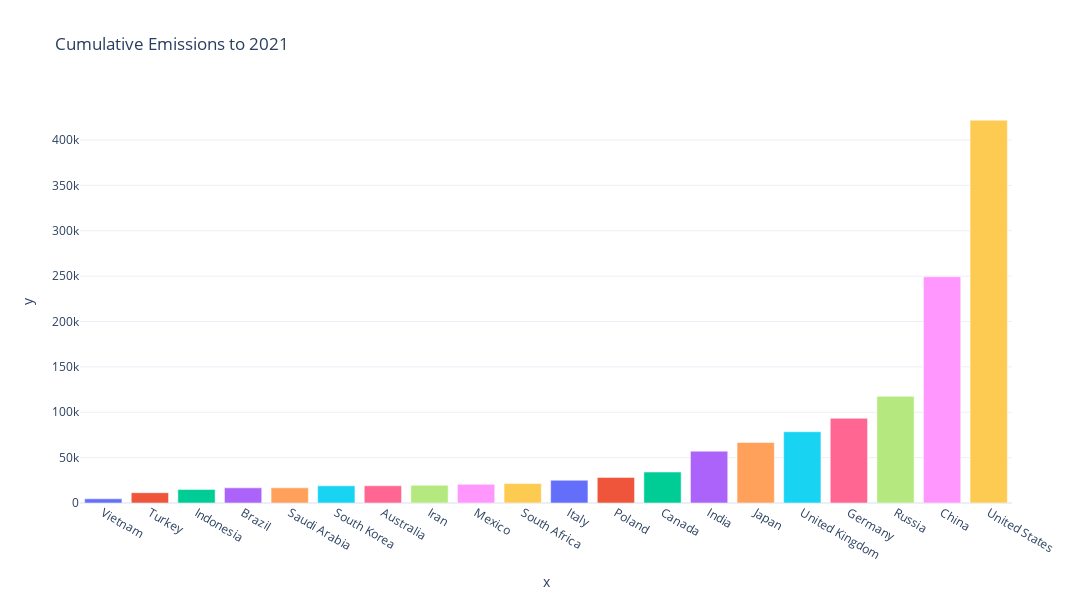

The code cell stored with this chart in its notebook:
### Markdown cell above
## Cumulative Emissions 2021

### Code cell
df0_Top20_2021 = df0_Top20[df0_Top20['year'] == 2021].sort_values('cumulative_co2')
fig = px.bar(x=df0_Top20_2021['country'],y=df0_Top20_2021['cumulative_co2'], 
    color = df0_Top20_2021['country'], title = "Cumulative Emissions to 2021",
    template='plotly_white', height=600, width=1200)
fig.update_layout(showlegend=False)
fig

### Figure 1 — Plotly figure (JSON) as saved in the notebook; plotly's stock layout.template omitted (floating-point values rounded to 4 significant figures)
{"data": [{"alignmentgroup": "True", "hovertemplate": "color=Vietnam<br>x=%{x}<br>y=%{y}<extra></extra>", "legendgroup": "Vietnam", "marker": {"color": "#636efa", "pattern": {"shape": ""}}, "name": "Vietnam", "offsetgroup": "Vietnam", "orientation": "v", "showlegend": true, "textposition": "auto", "type": "bar", "x": ["Vietnam"], "xaxis": "x", "y": [4624.0], "yaxis": "y"}, {"alignmentgroup": "True", "hovertemplate": "color=Turkey<br>x=%{x}<br>y=%{y}<extra></extra>", "legendgroup": "Turkey", "marker": {"color": "#EF553B", "pattern": {"shape": ""}}, "name": "Turkey", "offsetgroup": "Turkey", "orientation": "v", "showlegend": true, "textposition": "auto", "type": "bar", "x": ["Turkey"], "xaxis": "x", "y": [11340.0], "yaxis": "y"}, {"alignmentgroup": "True", "hovertemplate": "color=Indonesia<br>x=%{x}<br>y=%{y}<extra></extra>", "legendgroup": "Indonesia", "marker": {"color": "#00cc96", "pattern": {"shape": ""}}, "name": "Indonesia", "offsetgroup": "Indonesia", "orientation": "v", "showlegend": true, "textposition": "auto", "type": "bar", "x": ["Indonesia"], "xaxis": "x", "y": [14930.0], "yaxis": "y"}, {"alignmentgroup": "True", "hovertemplate": "color=Brazil<br>x=%{x}<br>y=%{y}<extra></extra>", "legendgroup": "Brazil", "marker": {"color": "#ab63fa", "pattern": {"shape": ""}}, "name": "Brazil", "offsetgroup": "Brazil", "orientation": "v", "showlegend": true, "textposition": "auto", "type": "bar", "x": ["Brazil"], "xaxis": "x", "y": [16670.0], "yaxis": "y"}, {"alignmentgroup": "True", "hovertemplate": "color=Saudi Arabia<br>x=%{x}<br>y=%{y}<extra></extra>", "legendgroup": "Saudi Arabia", "marker": {"color": "#FFA15A", "pattern": {"shape": ""}}, "name": "Saudi Arabia", "offsetgroup": "Saudi Arabia", "orientation": "v", "showlegend": true, "textposition": "auto", "type": "bar", "x": ["Saudi Arabia"], "xaxis": "x", "y": [16710.0], "yaxis": "y"}, {"alignmentgroup": "True", "hovertemplate": "color=South Korea<br>x=%{x}<br>y=%{y}<extra></extra>", "legendgroup": "South Korea", "marker": {"color": "#19d3f3", "pattern": {"shape": ""}}, "name": "South Korea", "offsetgroup": "South Korea", "orientation": "v", "showlegend": true, "textposition": "auto", "type": "bar", "x": ["South Korea"], "xaxis": "x", "y": [18930.0], "yaxis": "y"}, {"alignmentgroup": "True", "hovertemplate": "color=Australia<br>x=%{x}<br>y=%{y}<extra></extra>", "legendgroup": "Australia", "marker": {"color": "#FF6692", "pattern": {"shape": ""}}, "name": "Australia", "offsetgroup": "Australia", "orientation": "v", "showlegend": true, "textposition": "auto", "type": "bar", "x": ["Australia"], "xaxis": "x", "y": [18970.0], "yaxis": "y"}, {"alignmentgroup": "True", "hovertemplate": "color=Iran<br>x=%{x}<br>y=%{y}<extra></extra>", "legendgroup": "Iran", "marker": {"color": "#B6E880", "pattern": {"shape": ""}}, "name": "Iran", "offsetgroup": "Iran", "orientation": "v", "showlegend": true, "textposition": "auto", "type": "bar", "x": ["Iran"], "xaxis": "x", "y": [19550.0], "yaxis": "y"}, {"alignmentgroup": "True", "hovertemplate": "color=Mexico<br>x=%{x}<br>y=%{y}<extra></extra>", "legendgroup": "Mexico", "marker": {"color": "#FF97FF", "pattern": {"shape": ""}}, "name": "Mexico", "offsetgroup": "Mexico", "orientation": "v", "showlegend": true, "textposition": "auto", "type": "bar", "x": ["Mexico"], "xaxis": "x", "y": [20590.0], "yaxis": "y"}, {"alignmentgroup": "True", "hovertemplate": "color=South Africa<br>x=%{x}<br>y=%{y}<extra></extra>", "legendgroup": "South Africa", "marker": {"color": "#FECB52", "pattern": {"shape": ""}}, "name": "South Africa", "offsetgroup": "South Africa", "orientation": "v", "showlegend": true, "textposition": "auto", "type": "bar", "x": ["South Africa"], "xaxis": "x", "y": [21470.0], "yaxis": "y"}, {"alignmentgroup": "True", "hovertemplate": "color=Italy<br>x=%{x}<br>y=%{y}<extra></extra>", "legendgroup": "Italy", "marker": {"color": "#636efa", "pattern": {"shape": ""}}, "name": "Italy", "offsetgroup": "Italy", "orientation": "v", "showlegend": true, "textposition": "auto", "type": "bar", "x": ["Italy"], "xaxis": "x", "y": [25070.0], "yaxis": "y"}, {"alignmentgroup": "True", "hovertemplate": "color=Poland<br>x=%{x}<br>y=%{y}<extra></extra>", "legendgroup": "Poland", "marker": {"color": "#EF553B", "pattern": {"shape": ""}}, "name": "Poland", "offsetgroup": "Poland", "orientation": "v", "showlegend": true, "textposition": "auto", "type": "bar", "x": ["Poland"], "xaxis": "x", "y": [28200.0], "yaxis": "y"}, {"alignmentgroup": "True", "hovertemplate": "color=Canada<br>x=%{x}<br>y=%{y}<extra></extra>", "legendgroup": "Canada", "marker": {"color": "#00cc96", "pattern": {"shape": ""}}, "name": "Canada", "offsetgroup": "Canada", "orientation": "v", "showlegend": true, "textposition": "auto", "type": "bar", "x": ["Canada"], "xaxis": "x", "y": [34120.0], "yaxis": "y"}, {"alignmentgroup": "True", "hovertemplate": "color=India<br>x=%{x}<br>y=%{y}<extra></extra>", "legendgroup": "India", "marker": {"color": "#ab63fa", "pattern": {"shape": ""}}, "name": "India", "offsetgroup": "India", "orientation": "v", "showlegend": true, "textposition": "auto", "type": "bar", "x": ["India"], "xaxis": "x", "y": [57110.0], "yaxis": "y"}, {"alignmentgroup": "True", "hovertemplate": "color=Japan<br>x=%{x}<br>y=%{y}<extra></extra>", "legendgroup": "Japan", "marker": {"color": "#FFA15A", "pattern": {"shape": ""}}, "name": "Japan", "offsetgroup": "Japan", "orientation": "v", "showlegend": true, "textposition": "auto", "type": "bar", "x": ["Japan"], "xaxis": "x", "y": [66710.0], "yaxis": "y"}, {"alignmentgroup": "True", "hovertemplate": "color=United Kingdom<br>x=%{x}<br>y=%{y}<extra></extra>", "legendgroup": "United Kingdom", "marker": {"color": "#19d3f3", "pattern": {"shape": ""}}, "name": "United Kingdom", "offsetgroup": "United Kingdom", "orientation": "v", "showlegend": true, "textposition": "auto", "type": "bar", "x": ["United Kingdom"], "xaxis": "x", "y": [78510.0], "yaxis": "y"}, {"alignmentgroup": "True", "hovertemplate": "color=Germany<br>x=%{x}<br>y=%{y}<extra></extra>", "legendgroup": "Germany", "marker": {"color": "#FF6692", "pattern": {"shape": ""}}, "name": "Germany", "offsetgroup": "Germany", "orientation": "v", "showlegend": true, "textposition": "auto", "type": "bar", "x": ["Germany"], "xaxis": "x", "y": [93290.0], "yaxis": "y"}, {"alignmentgroup": "True", "hovertemplate": "color=Russia<br>x=%{x}<br>y=%{y}<extra></extra>", "legendgroup": "Russia", "marker": {"color": "#B6E880", "pattern": {"shape": ""}}, "name": "Russia", "offsetgroup": "Russia", "orientation": "v", "showlegend": true, "textposition": "auto", "type": "bar", "x": ["Russia"], "xaxis": "x", "y": [117500.0], "yaxis": "y"}, {"alignmentgroup": "True", "hovertemplate": "color=China<br>x=%{x}<br>y=%{y}<extra></extra>", "legendgroup": "China", "marker": {"color": "#FF97FF", "pattern": {"shape": ""}}, "name": "China", "offsetgroup": "China", "orientation": "v", "showlegend": true, "textposition": "auto", "type": "bar", "x": ["China"], "xaxis": "x", "y": [249400.0], "yaxis": "y"}, {"alignmentgroup": "True", "hovertemplate": "color=United States<br>x=%{x}<br>y=%{y}<extra></extra>", "legendgroup": "United States", "marker": {"color": "#FECB52", "pattern": {"shape": ""}}, "name": "United States", "offsetgroup": "United States", "orientation": "v", "showlegend": true, "textposition": "auto", "type": "bar", "x": ["United States"], "xaxis": "x", "y": [421900.0], "yaxis": "y"}], "layout": {"barmode": "relative", "height": 600, "legend": {"title": {"text": "color"}, "tracegroupgap": 0}, "showlegend": false, "title": {"text": "Cumulative Emissions to 2021"}, "width": 1200, "xaxis": {"anchor": "y", "domain": [0, 1], "title": {"text": "x"}}, "yaxis": {"anchor": "x", "domain": [0, 1], "title": {"text": "y"}}}}
